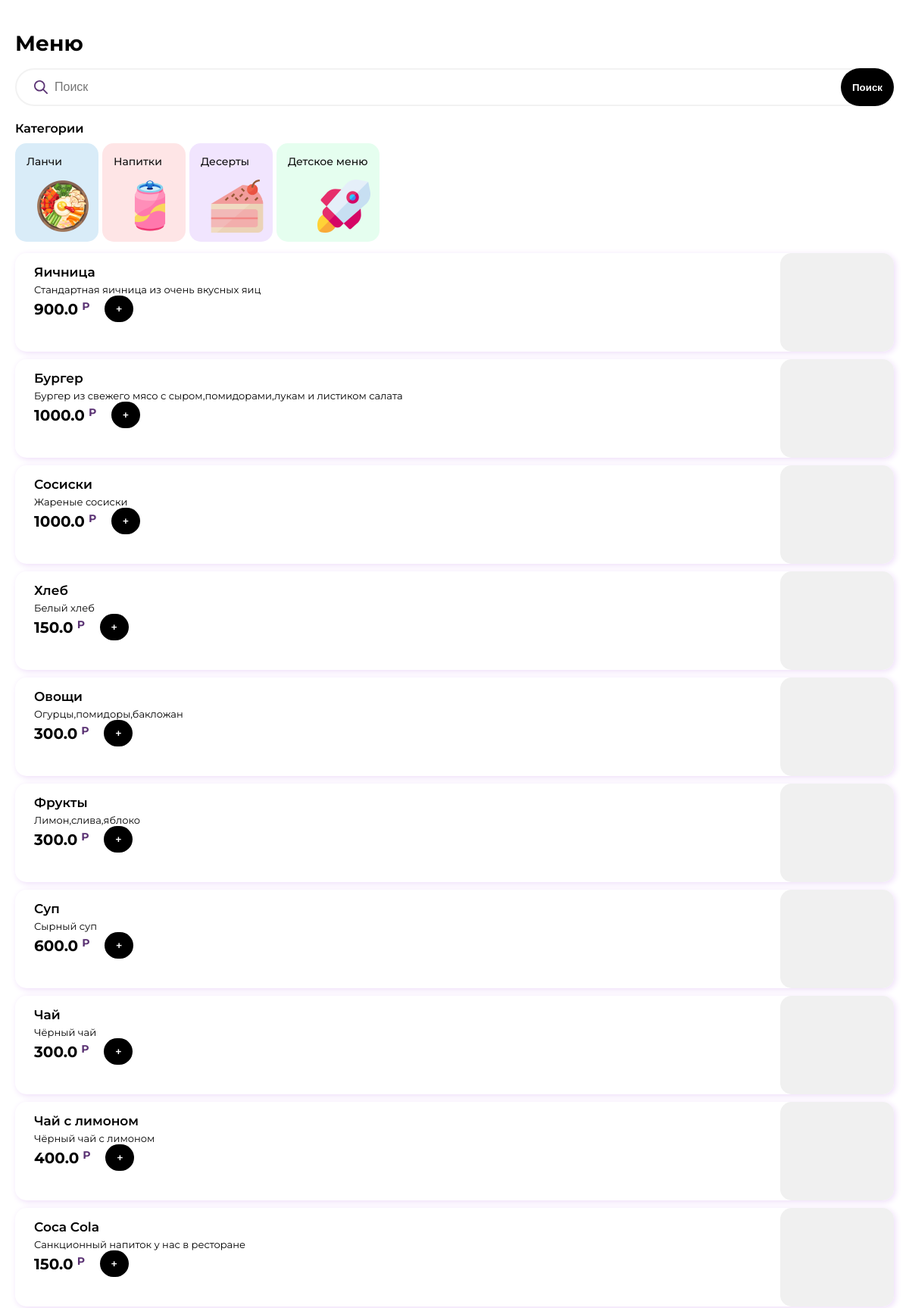
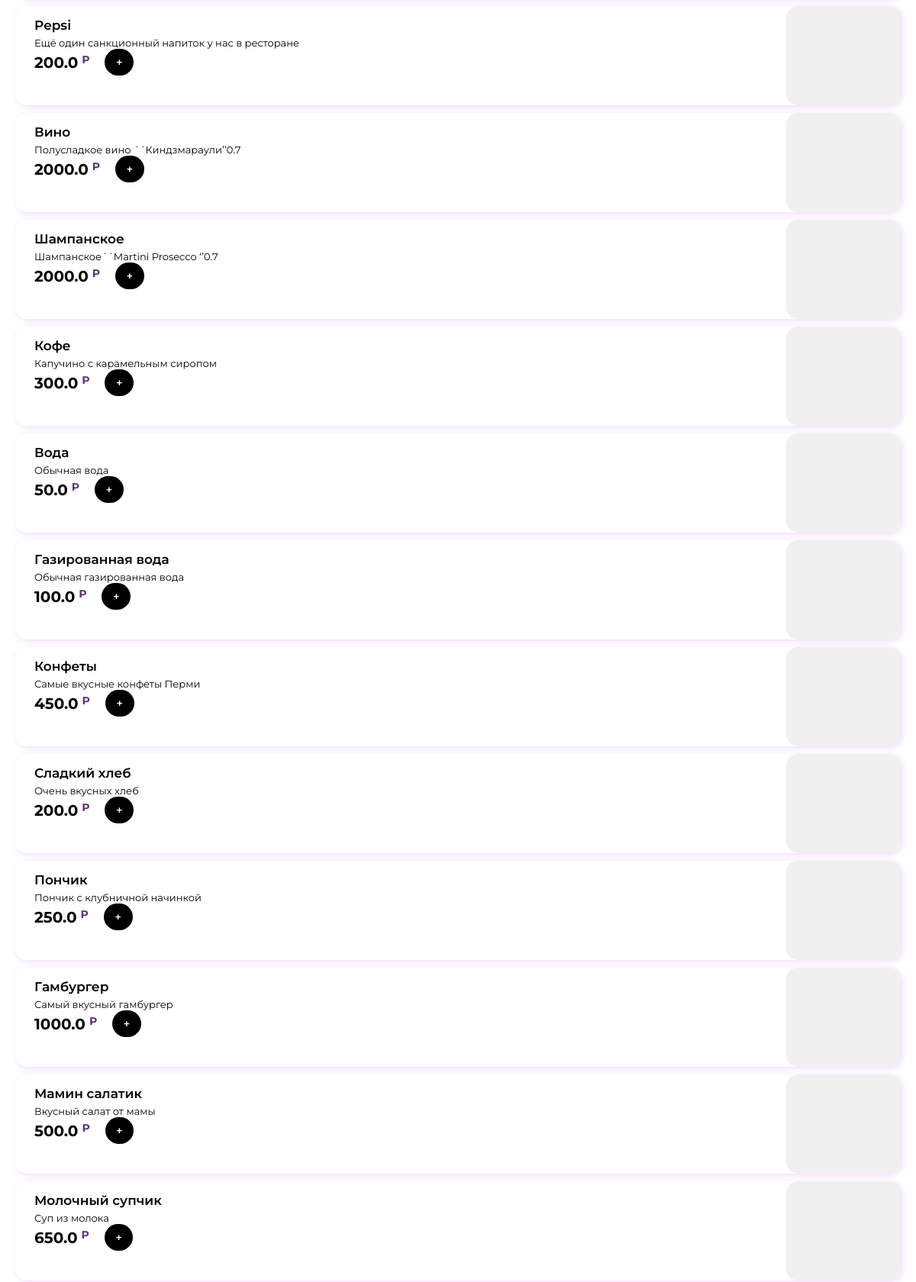
The page / (upper part) on the database its author committed (2 pictures, top to bottom).
### product/models.py (models this page shows, shortened)
class Category(models.Model):
    position = models.SmallIntegerField(
        verbose_name=l_('Позиция'),
    )
    name = models.CharField(
        verbose_name=l_('Название'),
        max_length=128,
    )
    image = models.FileField(
        verbose_name=l_('Изображение'),
        blank=False,
        null=False,
        max_length=256,
        upload_to='categories/'
    )
    color = models.CharField(
        verbose_name=l_('Цвет'),
        max_length=16
    )
    class Meta:
        verbose_name = l_('Категория')
        verbose_name_plural = l_('Категории')

class Product(models.Model):
    category = models.ForeignKey(
        Category,
        verbose_name=l_('Категория'),
        on_delete=models.CASCADE,
        null=False,
        blank=False
    )
    name = models.CharField(
        verbose_name=l_('Название'),
        max_length=64,
    )
    description = models.CharField(
        verbose_name=l_('Описание'),
        max_length=128,
    )
    price = models.FloatField(
        verbose_name=l_('Цена'),
        default=0,
    )
    image = models.ImageField(
        verbose_name=l_('Изображение'),
        upload_to='products/',
        blank=True,
        null=True,
        default=None
    )
    class Meta:
        verbose_name = l_('Товар')
        verbose_name_plural = l_('Товары')

### product/views.py (the view)
# urls.py: path('', ProductList.as_view(), name='products'),
class ProductList(ListView):
    model = Product
    template_name = 'product/products.html'
    @property
    def category(self):
        if not self.request.GET.get('category'):
            return None
        return Category.objects.filter(
            id=self.request.GET['category']
        ).first()
    @property
    def search(self):
        return self.request.GET.get('query')
    def get_queryset(self, **kwargs):
        queryset = super().get_queryset(**kwargs)
        if self.category:
            queryset = queryset.filter(category=self.category)
        if self.search:
            queryset = queryset.filter(
                Q(description__icontains=self.search) |
                Q(name__icontains=self.search) |
                Q(category__name__icontains=self.search)
            )
        return queryset
    def get_context_data(self, **kwargs):
        context = super().get_context_data(**kwargs)
        context['categories'] = Category.objects.all()
        context['active_category'] = self.category
        context['query'] = self.search
        context['page'] = 'menu'
        return context

### product/templates/product/products.html (shortened to what this page needs)
{% extends 'base.html' %}
{% block title %}
Меню
{% endblock title %}
{% block content %}
<div class="search">
    <form class="input" method="GET">
        <span class="i i-search"></span>
        <input type="text" class="input__input" value="{% if query %}{{query}}{% endif %}" name="query" placeholder="Поиск">
        <button class="btn">Поиск</button>
    </form>
</div>
<div class="title">Категории</div>
<div class="categories">
    {% for category in categories %}
        <a class="categories__item {% if active_category.pk == category.pk %}active{% endif %}"
           href="{% if active_category.pk == category.pk %}/{% else %}?category={{category.pk}}{% endif %}" data-id="{{category.id}}" style="background-color: {{category.color}};">
            <div class="categories__item-name">{{category.name}}</div>
            <div class="categories__item-image" style="background-image: url({{category.image.url}})"></div>
        </a>
    {% endfor %}
</div>
<div class="products">
    {% for object in object_list %}
    <div class="product">
        <div class="product__name">{{object.name}}</div>
        <div class="product__desc">{{object.description}}</div>
        <div class="product__price">
            <div class="price">
                {{object.price}}
                <div class="price__min">Р</div>
            </div>
            <button class="btn" id="add-to-cart" data-id="{{object.id}}">+</button>
        </div>
        <div class="product__image" style="{% if object.image %}background-image: url({{object.image.url}});{% endif %}"></div>
    </div>
    {% endfor %}
</div>
{% endblock content %}

### templates/base.html (shortened to what this page needs)
{% load static %}
<!DOCTYPE html>
<html lang="en">
<head>
    <link rel="stylesheet" href="{% static 'css/main.css' %}">
</head>
<body>
    <header class="header">
        <div class="header__title">
            {% block title %}{% endblock title %}
        </div>
    </header>
    <div class="content">
        {% block content %}
        {% endblock content %}
    </div>
</body>
</html>

### static/css/main.css (style rules this page uses)
body, html { width: 100%; height: 100%; padding: 0px; margin: 0px; font-family: "Montserrat", sans-serif; font-weight: 400; }
* { box-sizing: border-box; }
.header { width: 100%; height: 70px; padding-top: 40px; padding-left: 20px; padding-right: 20px; }
.header__title { width: 100%; height: 100%; font-weight: 700; font-size: 28px; }
.input { width: 100%; height: 50px; position: relative; }
.input .i { width: 18px; height: 18px; position: absolute; left: 25px; top: calc(50% - 9px); }
.input__input { width: 100%; height: 100%; border: 2px solid #F2F2F2; border-radius: 25px; padding-left: 50px; font-size: 16px; font-weight: 500; background-color: #fff; outline: none; }
.search { width: 100%; height: 50px; margin-top: 20px; margin-bottom: 20px; position: relative; }
.search .btn { position: absolute; right: 0px; top: 0px; height: 100%; cursor: pointer; }
.title { width: 100%; font-size: 16px; font-weight: 600; }
.content { width: 100%; padding-left: 20px; padding-right: 20px; padding-bottom: 60px; }
.categories { width: 100%; display: flex; justify-content: start; margin-top: 10px; white-space: nowrap; overflow: auto; }
.categories__item { min-width: 110px; height: 130px; margin-right: 5px; padding: 13px; border-radius: 15px; position: relative; cursor: pointer; text-decoration: none; border: 2px solid transparent; }
.categories__item-name { width: 100%; height: 15px; font-size: 14px; white-space: normal; font-weight: 500; text-decoration: none !important; color: #111; outline: none !important; }
.categories__item-image { width: 70px; height: 70px; right: 10px; bottom: 10px; position: absolute; background-size: cover; background-repeat: no-repeat; }
.products { width: 100%; margin-top: 15px; display: flex; flex-direction: column; }
.product { width: 100%; padding: 15px 25px; background-color: #fff; box-shadow: 2px 2px 8px #EEDDF9; border-radius: 15px; height: 130px; position: relative; margin-bottom: 10px; }
.product__name { width: calc(100% - 150px); max-height: 40px; font-size: 17px; overflow: hidden; text-overflow: ellipsis; font-weight: 600; color: #000; }
.product__desc { width: calc(100% - 150px); font-weight: 400; font-size: 13px; margin-top: 5px; max-height: 50px; color: #000; overflow: hidden; text-overflow: ellipsis; }
.product__price { width: calc(100% - 150px); height: 35px; display: flex; }
.price { height: 100%; display: flex; align-items: center; font-size: 20px; color: #000; font-weight: 700; }
.product__image { width: 150px; position: absolute; height: 130px; right: 0px; top: 0px; background-size: cover; background-repeat: no-repeat; border-radius: 15px; background-color: #f0f0f0; }
.btn { height: 50px; border-radius: 25px; padding-left: 15px; padding-right: 15px; background-color: #000; color: #fff; font-weight: 600; outline: none; border: none; cursor: pointer; display: flex; align-items: center; }
.product__price .btn { height: 35px; margin-left: 20px; cursor: pointer; }
.price__min { display: flex; justify-content: center; align-items: start; height: 100%; padding-top: 5px; padding-left: 5px; font-size: 14px; color: #5B3374; }

### rows shown on the page
Category: name "Ланчи", image (picture)
Category: name "Напитки", image (picture)
Category: name "Десерты", image (picture)
Category: name "Детское меню", image (picture)
Product: name "Яичница", description "Стандартная яичница из очень вкусных яиц", price "900.0"
Product: name "Бургер", description "Бургер из свежего мясо с сыром,помидорами,лукам и листиком салата", price "1000.0"
Product: name "Сосиски", description "Жареные сосиски", price "1000.0"
Product: name "Хлеб", description "Белый хлеб", price "150.0"
Product: name "Овощи", description "Огурцы,помидоры,бакложан", price "300.0"
Product: name "Фрукты", description "Лимон,слива,яблоко", price "300.0"
Product: name "Суп", description "Сырный суп", price "600.0"
Product: name "Чай", description "Чёрный чай", price "300.0"
Product: name "Чай с лимоном", description "Чёрный чай с лимоном", price "400.0"
Product: name "Coca Cola", description "Санкционный напиток у нас в ресторане", price "150.0"
Product: name "Pepsi", description "Ещё один санкционный напиток у нас в ресторане", price "200.0"
Product: name "Вино", description "Полусладкое вино ´´Киндзмараули’’0.7", price "2000.0"
Product: name "Шампанское", description "Шампанское´´Martini Prosecco ‘’0.7", price "2000.0"
Product: name "Кофе", description "Капучино с карамельным сиропом", price "300.0"
Product: name "Вода", description "Обычная вода", price "50.0"
Product: name "Газированная вода", description "Обычная газированная вода", price "100.0"
Product: name "Конфеты", description "Самые вкусные конфеты Перми", price "450.0"
Product: name "Сладкий хлеб", description "Очень вкусных хлеб", price "200.0"
Product: name "Пончик", description "Пончик с клубничной начинкой", price "250.0"
Product: name "Гамбургер", description "Самый вкусный гамбургер", price "1000.0"
Product: name "Мамин салатик", description "Вкусный салат от мамы", price "500.0"
Product: name "Молочный супчик", description "Суп из молока", price "650.0"
